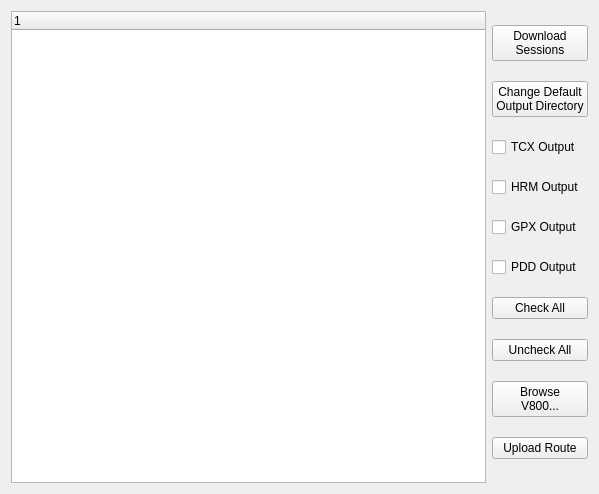
<?xml version="1.0" encoding="UTF-8"?>
<ui version="4.0">
 <class>V800Main</class>
 <widget class="QWidget" name="V800Main">
  <property name="geometry">
   <rect>
    <x>0</x>
    <y>0</y>
    <width>599</width>
    <height>494</height>
   </rect>
  </property>
  <property name="windowTitle">
   <string>V800 Downloader</string>
  </property>
  <layout class="QGridLayout" name="gridLayout">
   <item row="0" column="0">
    <layout class="QHBoxLayout" name="horizontalLayout">
     <property name="spacing">
      <number>-1</number>
     </property>
     <item>
      <widget class="QTreeWidget" name="exerciseTree">
       <column>
        <property name="text">
         <string notr="true">1</string>
        </property>
       </column>
      </widget>
     </item>
     <item>
      <layout class="QVBoxLayout" name="verticalLayout">
       <property name="spacing">
        <number>-1</number>
       </property>
       <property name="sizeConstraint">
        <enum>QLayout::SetDefaultConstraint</enum>
       </property>
       <item>
        <widget class="QPushButton" name="downloadBtn">
         <property name="text">
          <string>Download
Sessions</string>
         </property>
        </widget>
       </item>
       <item>
        <widget class="QPushButton" name="dirSelectBtn">
         <property name="text">
          <string>Change Default
Output Directory</string>
         </property>
        </widget>
       </item>
       <item>
        <widget class="QCheckBox" name="tcxBox">
         <property name="text">
          <string>TCX Output</string>
         </property>
        </widget>
       </item>
       <item>
        <widget class="QCheckBox" name="hrmBox">
         <property name="text">
          <string>HRM Output</string>
         </property>
        </widget>
       </item>
       <item>
        <widget class="QCheckBox" name="gpxBox">
         <property name="text">
          <string>GPX Output</string>
         </property>
        </widget>
       </item>
       <item>
        <widget class="QCheckBox" name="pddBox">
         <property name="text">
          <string>PDD Output</string>
         </property>
        </widget>
       </item>
       <item>
        <widget class="QPushButton" name="checkBtn">
         <property name="text">
          <string>Check All</string>
         </property>
        </widget>
       </item>
       <item>
        <widget class="QPushButton" name="uncheckBtn">
         <property name="text">
          <string>Uncheck All</string>
         </property>
        </widget>
       </item>
       <item>
        <widget class="QPushButton" name="fsBtn">
         <property name="cursor">
          <cursorShape>ArrowCursor</cursorShape>
         </property>
         <property name="text">
          <string>Browse 
V800...</string>
         </property>
        </widget>
       </item>
       <item>
        <widget class="QPushButton" name="uploadBtn">
         <property name="text">
          <string>Upload Route</string>
         </property>
        </widget>
       </item>
      </layout>
     </item>
    </layout>
   </item>
  </layout>
 </widget>
 <layoutdefault spacing="6" margin="11"/>
 <resources/>
 <connections/>
</ui>
